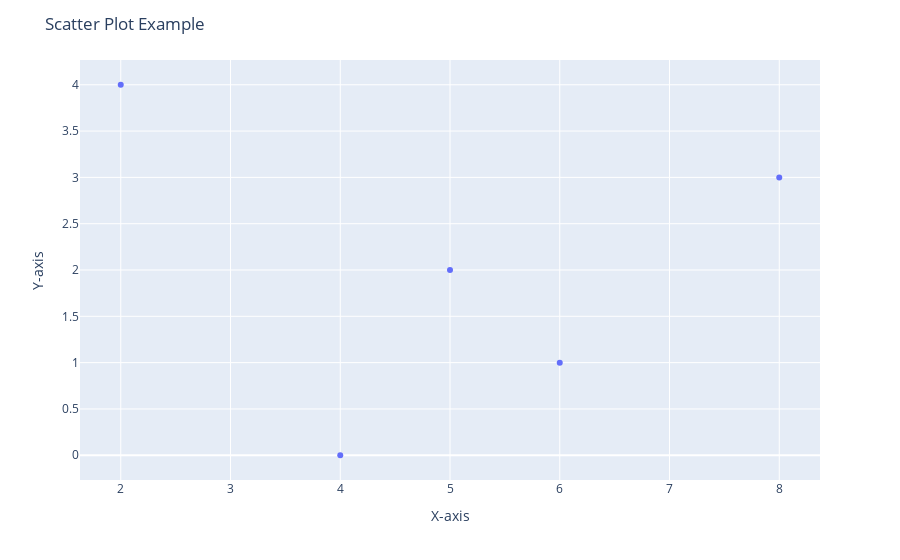

Notebook code cell kept with this figure:
### Markdown cell above
Plotly is a powerful Python library for creating interactive visualizations. It allows you to generate a wide variety of plots that can be displayed in web browsers, notebooks, or standalone web apps. Here's a breakdown of key features and functionalities of Plotly in Python:

**Core Concepts:**

- **Plotly Figures:** The fundamental building block in Plotly is the `Figure` object. It encapsulates all the data, layout elements, and styling information for your visualization.
- **Traces:** Traces represent the actual data series you want to visualize. Plotly supports various trace types like scatter plots, line plots, bar charts, heatmaps, 3D plots, and more.
- **Layouts:** Layouts define the visual appearance of your plot, including titles, labels, legends, color scales, and axes configurations.

**Key Features:**

- **Interactive Plots:** Plotly visualizations are interactive by default. Users can zoom, pan, hover over data points to reveal details, and interact with elements within the plot.
- **Declarative Approach:** Plotly uses a declarative syntax for defining plots. You specify the data and layout elements, and Plotly handles the rendering process.
- **Offline and Online Use:** Plotly charts can be displayed in various environments:
    - **Jupyter Notebooks:** Directly embedded within notebook cells for interactive exploration.
    - **Standalone HTML Files:** Generate HTML files containing the plotly.js library, allowing you to share visualizations offline.
    - **Web Applications:** Integrate plotly figures into web applications using frameworks like Dash.

**Benefits of Using Plotly:**

- **Rich Visualizations:** Plotly offers a vast array of plot types and customization options, enabling you to create visually appealing and informative graphics.
- **Interactivity:** Interactive features enhance user experience and allow for deeper exploration of the data.
- **Sharing Capabilities:** Easily share plots through notebooks, HTML exports, or web applications.

**Getting Started with Plotly:**

Here's a basic example of creating a scatter plot using Plotly:

### Code cell
import plotly.express as px

# Sample data
x = [1, 2, 3, 4, 5]
y = [4, 6, 5, 8, 2]

# Create a scatter plot
fig = px.scatter(x, y)

# Add title and labels
fig.update_layout(title='Scatter Plot Example', xaxis_title='X-axis', yaxis_title='Y-axis')

# Show the plot
fig.show()

### Figure 1 — Plotly figure (JSON) as saved in the notebook; plotly's stock layout.template omitted (floating-point values rounded to 4 significant figures)
{"data": [{"hovertemplate": "x=%{x}<br>index=%{y}<extra></extra>", "legendgroup": "", "marker": {"color": "#636efa", "symbol": "circle"}, "mode": "markers", "name": "", "orientation": "h", "showlegend": false, "type": "scatter", "x": [4, 6, 5, 8, 2], "xaxis": "x", "y": [0, 1, 2, 3, 4], "yaxis": "y"}], "layout": {"legend": {"tracegroupgap": 0}, "margin": {"t": 60}, "title": {"text": "Scatter Plot Example"}, "xaxis": {"anchor": "y", "domain": [0, 1], "title": {"text": "X-axis"}}, "yaxis": {"anchor": "x", "domain": [0, 1], "title": {"text": "Y-axis"}}}}
